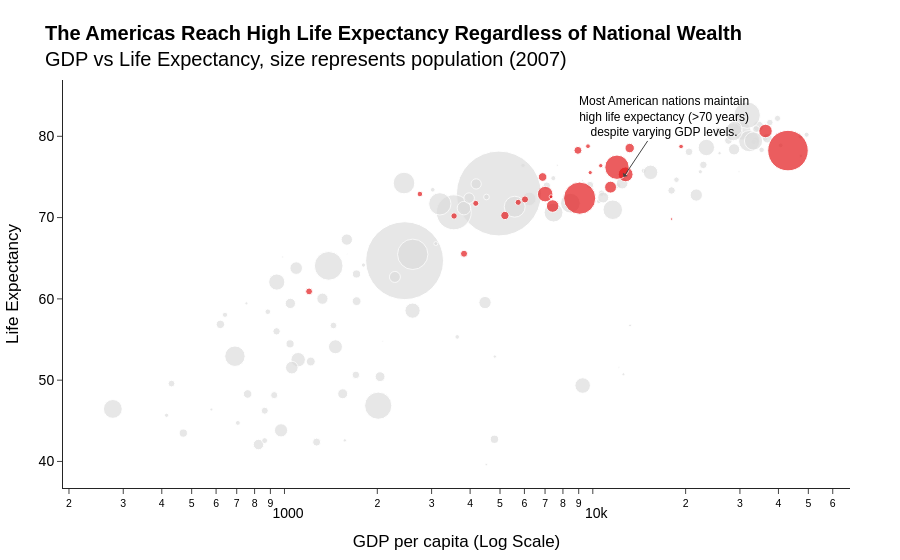

This figure's notebook cell:
### Markdown cell above
## Task 2 — Bubble chart: tell a story

**What to build:** A bubble chart (full 2007 dataset, all countries) where:
- x = GDP per capita (log scale)
- y = life expectancy
- size = population
- colour = ONE continent highlighted (your choice), all others grey
- At least one annotation explaining the highlighted group's story

> This is the grey-and-highlight technique applied to a bubble chart.

### Code cell
# Task 2 — Bubble chart: tell a story (Highlighting Americas)

# 1. Prepare 2007 data
df_2007 = df[df['year'] == 2007].copy()

# 2. Define Highlight Color Logic (Rule 2)
highlight_continent = 'Americas'
df_2007['color_group'] = df_2007['continent'].apply(
    lambda x: highlight_continent if x == highlight_continent else 'Other'
)

# 3. Build Bubble Chart
fig = px.scatter(
    df_2007,
    x="gdpPercap",
    y="lifeExp",
    size="pop",
    color="color_group",
    color_discrete_map={highlight_continent: "#E31A1C", "Other": "#DDDDDD"}, # Grey + Highlight
    hover_name="country",
    size_max=60, # Rule 3: size_max set
    log_x=True,  # Rule 4: Log scale
    template="simple_white"
)

# 4. Add Annotation explaining the story
fig.add_annotation(
    x=4.1, xref="x", # Adjust based on log scale position
    y=75, yref="y",
    text="Most American nations maintain<br>high life expectancy (>70 years)<br>despite varying GDP levels.",
    showarrow=True,
    arrowhead=1,
    ax=40,
    ay=-60,
    font=dict(family="Arial", size=12)
)

# 5. Final Polish
fig.update_layout(
    title="<b>The Americas Reach High Life Expectancy Regardless of National Wealth</b><br>GDP vs Life Expectancy, size represents population (2007)",
    font=dict(family="Arial", size=14, color="black"),
    showlegend=False, # Removed clutter
    xaxis=dict(title="GDP per capita (Log Scale)", showgrid=False),
    yaxis=dict(title="Life Expectancy", showgrid=False),
    margin=dict(l=50, r=50, t=80, b=50)
)

fig.show()

### Figure 1 — Plotly figure (JSON) as saved in the notebook; plotly's stock layout.template omitted (floating-point values rounded to 4 significant figures)
{"data": [{"hovertemplate": "<b>%{hovertext}</b><br><br>color_group=Other<br>gdpPercap=%{x}<br>lifeExp=%{y}<br>pop=%{marker.size}<extra></extra>", "hovertext": ["Afghanistan", "Albania", "Algeria", "Angola", "Australia", "Austria", "Bahrain", "Bangladesh", "Belgium", "Benin", "Bosnia and Herzegovina", "Botswana", "Bulgaria", "Burkina Faso", "Burundi", "Cambodia", "Cameroon", "Central African Republic", "Chad", "China", "Comoros", "Congo, Dem. Rep.", "Congo, Rep.", "Cote d'Ivoire", "Croatia", "Czech Republic", "Denmark", "Djibouti", "Egypt", "Equatorial Guinea", "Eritrea", "Ethiopia", "Finland", "France", "Gabon", "Gambia", "Germany", "Ghana", "Greece", "Guinea", "Guinea-Bissau", "Hong Kong, China", "Hungary", "Iceland", "India", "Indonesia", "Iran", "Iraq", "Ireland", "Israel", "Italy", "Japan", "Jordan", "Kenya", "Korea, Dem. Rep.", "Korea, Rep.", "Kuwait", "Lebanon", "Lesotho", "Liberia", "Libya", "Madagascar", "Malawi", "Malaysia", "Mali", "Mauritania", "Mauritius", "Mongolia", "Montenegro", "Morocco", "Mozambique", "Myanmar", "Namibia", "Nepal", "Netherlands", "New Zealand", "Niger", "Nigeria", "Norway", "Oman", "Pakistan", "Philippines", "Poland", "Portugal", "Reunion", "Romania", "Rwanda", "Sao Tome and Principe", "Saudi Arabia", "Senegal", "Serbia", "Sierra Leone", "Singapore", "Slovak Republic", "Slovenia", "Somalia", "South Africa", "Spain", "Sri Lanka", "Sudan", "Swaziland", "Sweden", "Switzerland", "Syria", "Taiwan", "Tanzania", "Thailand", "Togo", "Tunisia", "Turkey", "Uganda", "United Kingdom", "Vietnam", "West Bank and Gaza", "Yemen, Rep.", "Zambia", "Zimbabwe"], "legendgroup": "Other", "marker": {"color": "#DDDDDD", "size": [31889923, 3600523, 33333216, 12420476, 20434176, 8199783, 708573, 150448339, 10392226, 8078314, 4552198, 1639131, 7322858, 14326203, 8390505, 14131858, 17696293, 4369038, 10238807, 1318683096, 710960, 64606759, 3800610, 18013409, 4493312, 10228744, 5468120, 496374, 80264543, 551201, 4906585, 76511887, 5238460, 61083916, 1454867, 1688359, 82400996, 22873338, 10706290, 9947814, 1472041, 6980412, 9956108, 301931, 1110396331, 223547000, 69453570, 27499638, 4109086, 6426679, 58147733, 127467972, 6053193, 35610177, 23301725, 49044790, 2505559, 3921278, 2012649, 3193942, 6036914, 19167654, 13327079, 24821286, 12031795, 3270065, 1250882, 2874127, 684736, 33757175, 19951656, 47761980, 2055080, 28901790, 16570613, 4115771, 12894865, 135031164, 4627926, 3204897, 169270617, 91077287, 38518241, 10642836, 798094, 22276056, 8860588, 199579, 27601038, 12267493, 10150265, 6144562, 4553009, 5447502, 2009245, 9118773, 43997828, 40448191, 20378239, 42292929, 1133066, 9031088, 7554661, 19314747, 23174294, 38139640, 65068149, 5701579, 10276158, 71158647, 29170398, 60776238, 85262356, 4018332, 22211743, 11746035, 12311143], "sizemode": "area", "sizeref": 366300.0, "symbol": "circle"}, "mode": "markers", "name": "Other", "orientation": "v", "showlegend": true, "type": "scatter", "x": [974.6, 5937.0, 6223.0, 4797.0, 34440.0, 36130.0, 29800.0, 1391.0, 33690.0, 1441.0, 7446.0, 12570.0, 10680.0, 1217.0, 430.1, 1714.0, 2042.0, 706.0, 1704.0, 4959.0, 986.1, 277.6, 3633.0, 1545.0, 14620.0, 22830.0, 35280.0, 2082.0, 5581.0, 12150.0, 641.4, 690.8, 33210.0, 30470.0, 13210.0, 752.7, 32170.0, 1328.0, 27540.0, 942.7, 579.2, 39720.0, 18010.0, 36180.0, 2452.0, 3541.0, 11610.0, 4471.0, 40680.0, 25520.0, 28570.0, 31660.0, 4519.0, 1463.0, 1593.0, 23350.0, 47310.0, 10460.0, 1569.0, 414.5, 12060.0, 1045.0, 759.3, 12450.0, 1043.0, 1803.0, 10960.0, 3096.0, 9254.0, 3820.0, 823.7, 944.0, 4811.0, 1091.0, 36800.0, 25190.0, 619.7, 2014.0, 49360.0, 22320.0, 2606.0, 3190.0, 15390.0, 20510.0, 7670.0, 10810.0, 863.1, 1598.0, 21650.0, 1712.0, 9787.0, 862.5, 47140.0, 18680.0, 25770.0, 926.1, 9270.0, 28820.0, 3970.0, 2602.0, 4513.0, 33860.0, 37510.0, 4185.0, 28720.0, 1107.0, 7458.0, 883.0, 7093.0, 8458.0, 1056.0, 33200.0, 2442.0, 3025.0, 2281.0, 1271.0, 469.7], "xaxis": "x", "y": [43.83, 76.42, 72.3, 42.73, 81.23, 79.83, 75.64, 64.06, 79.44, 56.73, 74.85, 50.73, 73.0, 52.3, 49.58, 59.72, 50.43, 44.74, 50.65, 72.96, 65.15, 46.46, 55.32, 48.33, 75.75, 76.49, 78.33, 54.79, 71.34, 51.58, 58.04, 52.95, 79.31, 80.66, 56.73, 59.45, 79.41, 60.02, 79.48, 56.01, 46.39, 82.21, 73.34, 81.76, 64.7, 70.65, 70.96, 59.55, 78.89, 80.75, 80.55, 82.6, 72.53, 54.11, 67.3, 78.62, 77.59, 71.99, 42.59, 45.68, 73.95, 59.44, 48.3, 74.24, 54.47, 64.16, 72.8, 66.8, 74.54, 71.16, 42.08, 62.07, 52.91, 63.78, 79.76, 80.2, 56.87, 46.86, 80.2, 75.64, 65.48, 71.69, 75.56, 78.1, 76.44, 72.48, 46.24, 65.53, 72.78, 63.06, 74.0, 42.57, 79.97, 74.66, 77.93, 48.16, 49.34, 80.94, 72.4, 58.56, 39.61, 80.88, 81.7, 74.14, 78.4, 52.52, 70.62, 58.42, 73.92, 71.78, 51.54, 79.42, 74.25, 73.42, 62.7, 42.38, 43.49], "yaxis": "y"}, {"hovertemplate": "<b>%{hovertext}</b><br><br>color_group=Americas<br>gdpPercap=%{x}<br>lifeExp=%{y}<br>pop=%{marker.size}<extra></extra>", "hovertext": ["Argentina", "Bolivia", "Brazil", "Canada", "Chile", "Colombia", "Costa Rica", "Cuba", "Dominican Republic", "Ecuador", "El Salvador", "Guatemala", "Haiti", "Honduras", "Jamaica", "Mexico", "Nicaragua", "Panama", "Paraguay", "Peru", "Puerto Rico", "Trinidad and Tobago", "United States", "Uruguay", "Venezuela"], "legendgroup": "Americas", "marker": {"color": "#E31A1C", "size": [40301927, 9119152, 190010647, 33390141, 16284741, 44227550, 4133884, 11416987, 9319622, 13755680, 6939688, 12572928, 8502814, 7483763, 2780132, 108700891, 5675356, 3242173, 6667147, 28674757, 3942491, 1056608, 301139947, 3447496, 26084662], "sizemode": "area", "sizeref": 366300.0, "symbol": "circle"}, "mode": "markers", "name": "Americas", "orientation": "v", "showlegend": true, "type": "scatter", "x": [12780.0, 3822.0, 9066.0, 36320.0, 13170.0, 7007.0, 9645.0, 8948.0, 6025.0, 6873.0, 5728.0, 5186.0, 1202.0, 3548.0, 7321.0, 11980.0, 2749.0, 9809.0, 4173.0, 7409.0, 19330.0, 18010.0, 42950.0, 10610.0, 11420.0], "xaxis": "x", "y": [75.32, 65.55, 72.39, 80.65, 78.55, 72.89, 78.78, 78.27, 72.23, 74.99, 71.88, 70.26, 60.92, 70.2, 72.57, 76.19, 72.9, 75.54, 71.75, 71.42, 78.75, 69.82, 78.24, 76.38, 73.75], "yaxis": "y"}], "layout": {"annotations": [{"arrowhead": 1, "ax": 40, "ay": -60, "font": {"family": "Arial", "size": 12}, "showarrow": true, "text": "Most American nations maintain<br>high life expectancy (>70 years)<br>despite varying GDP levels.", "x": 4.1, "xref": "x", "y": 75, "yref": "y"}], "font": {"color": "black", "family": "Arial", "size": 14}, "legend": {"itemsizing": "constant", "title": {"text": "color_group"}, "tracegroupgap": 0}, "margin": {"b": 50, "l": 50, "r": 50, "t": 80}, "showlegend": false, "title": {"text": "<b>The Americas Reach High Life Expectancy Regardless of National Wealth</b><br>GDP vs Life Expectancy, size represents population (2007)"}, "xaxis": {"anchor": "y", "domain": [0, 1], "showgrid": false, "title": {"text": "GDP per capita (Log Scale)"}, "type": "log"}, "yaxis": {"anchor": "x", "domain": [0, 1], "showgrid": false, "title": {"text": "Life Expectancy"}}}}
